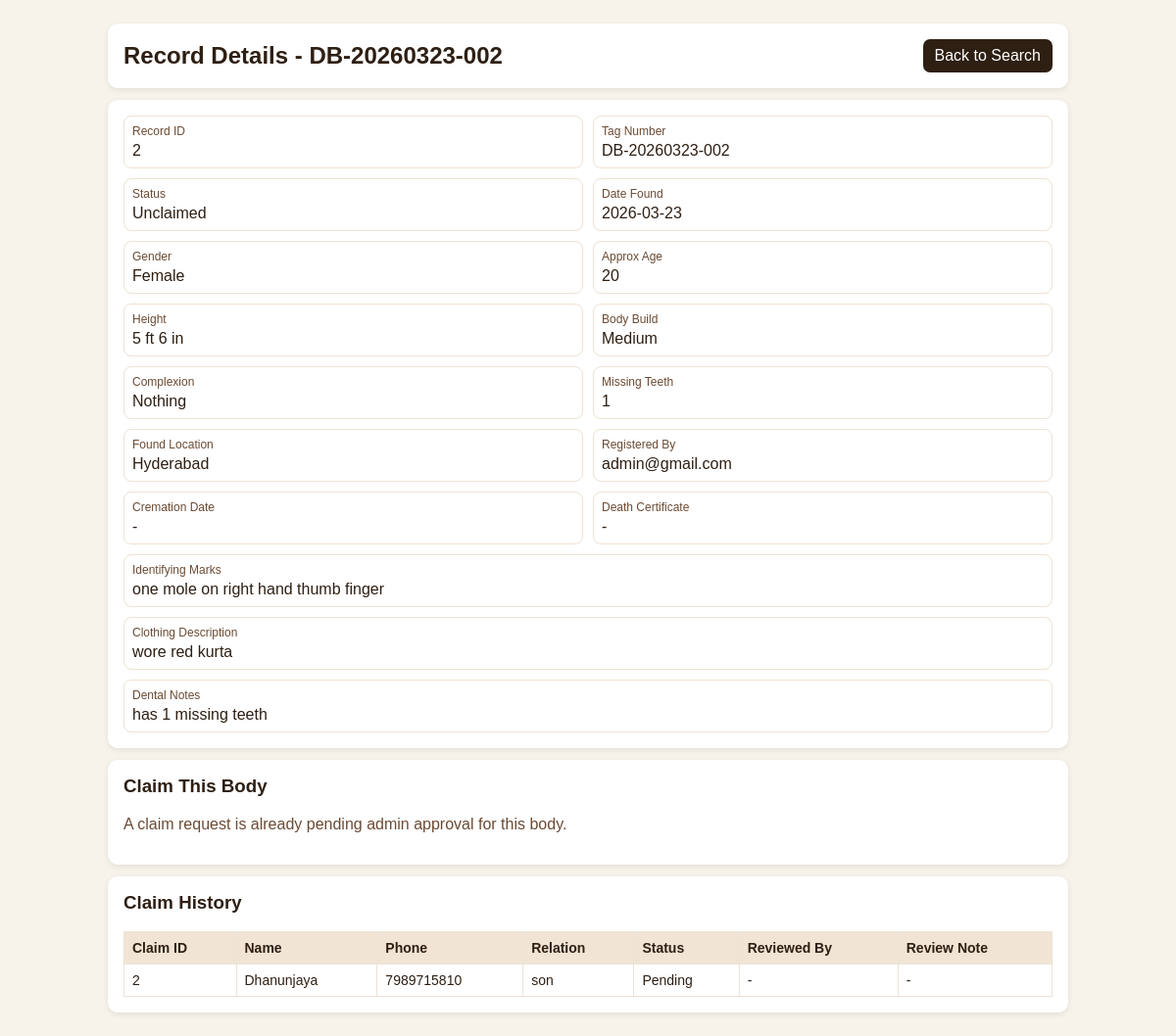
Screenshot of /body/2 with the database file from the repository.
### DeadBody Management and Tracking/app.py (models this page shows)
class DeadBody(db.Model):
    body_id = db.Column(db.Integer, primary_key=True)
    tag_number = db.Column(db.String(40), unique=True, nullable=False)
    gender = db.Column(db.String(20), nullable=False)
    approx_age = db.Column(db.Integer)
    height = db.Column(db.String(20))
    body_build = db.Column(db.String(20))
    complexion = db.Column(db.String(20))
    identifying_marks = db.Column(db.String(250))
    clothing_description = db.Column(db.String(250))
    missing_teeth = db.Column(db.Integer)
    dental_notes = db.Column(db.String(250))
    date_found = db.Column(db.Date, nullable=False, default=date.today)
    found_location = db.Column(db.String(150), nullable=False)
    registered_by = db.Column(db.String(120), nullable=False)
    status = db.Column(db.String(30), nullable=False, default="Unclaimed")
    cremation_date = db.Column(db.Date)
    death_certificate = db.Column(db.String(120))

class ClaimRequest(db.Model):
    claim_id = db.Column(db.Integer, primary_key=True)
    body_id = db.Column(db.Integer, db.ForeignKey(DeadBody.body_id), nullable=False)
    claimant_name = db.Column(db.String(120), nullable=False)
    claimant_email = db.Column(db.String(120), nullable=False)
    claimant_phone = db.Column(db.String(25), nullable=False)
    claimant_relation = db.Column(db.String(80), nullable=False)
    submitted_on = db.Column(db.Date, nullable=False, default=date.today)
    status = db.Column(db.String(20), nullable=False, default="Pending")
    reviewed_by = db.Column(db.String(120))
    review_note = db.Column(db.String(250))
    body = db.relationship(DeadBody, backref="claims", lazy=True)

### DeadBody Management and Tracking/app.py (the view)
@app.route("/body/<int:body_id>")
def body_detail(body_id):
    record = DeadBody.query.get_or_404(body_id)
    claims = ClaimRequest.query.filter_by(body_id=body_id).order_by(ClaimRequest.claim_id.desc()).all()
    role = current_role_name()
    user_has_claimed = False
    pending_claim_exists = any(claim.status == "Pending" for claim in claims)
    if role == "Public" and session.get("u_email"):
        user_has_claimed = any(claim.claimant_email == session.get("u_email") for claim in claims)
    return render_template(
        "body_detail.html",
        record=record,
        claims=claims,
        role=role,
        pending_claim_exists=pending_claim_exists,
        user_has_claimed=user_has_claimed,
    )

### DeadBody Management and Tracking/app.py (called while the page is built)
def get_or_create_csrf_token():
    token = session.get("csrf_token")
    if not token:
        token = secrets.token_urlsafe(32)
        session["csrf_token"] = token
    return token

@app.context_processor
def inject_csrf_token():
    return {"csrf_token": get_or_create_csrf_token()}

@app.before_request
def csrf_protect():
    if request.method != "POST":
        return
    token_in_session = session.get("csrf_token")
    token_from_form = request.form.get("csrf_token")
    if not token_in_session or not token_from_form or token_in_session != token_from_form:
        flash("Invalid CSRF token. Refresh and try again.", "error")
        return redirect(request.referrer or url_for("home_page"))

def current_role_name():
    role_name = session.get("role_name")
    if role_name:
        return role_name
    role_id = session.get("fk_r_id")
    if not role_id:
        return None
    role = Role.query.get(role_id)
    if role:
        session["role_name"] = role.rolename
        return role.rolename
    return None

### DeadBody Management and Tracking/templates/body_detail.html (shortened to what this page needs)
<!DOCTYPE html>
<html lang="en">
<head>
</head>
<body>
    <div class="wrap">
        <div class="panel" style="display: flex; justify-content: space-between; align-items: center; gap: 8px; flex-wrap: wrap;">
            <h2 style="margin: 0;">Record Details - {{ record.tag_number }}</h2>
            <div style="display: flex; gap: 8px;">
                <a class="btn" href="/search_body">Back to Search</a>
            </div>
        </div>
        <div class="panel">
            <div class="grid">
                <div class="item"><span class="label">Record ID</span>{{ record.body_id }}</div>
                <div class="item"><span class="label">Tag Number</span>{{ record.tag_number }}</div>
                <div class="item"><span class="label">Status</span>{{ record.status }}</div>
                <div class="item"><span class="label">Date Found</span>{{ record.date_found }}</div>
                <div class="item"><span class="label">Gender</span>{{ record.gender }}</div>
                <div class="item"><span class="label">Approx Age</span>{{ record.approx_age or "-" }}</div>
                <div class="item"><span class="label">Height</span>{{ record.height or "-" }}</div>
                <div class="item"><span class="label">Body Build</span>{{ record.body_build or "-" }}</div>
                <div class="item"><span class="label">Complexion</span>{{ record.complexion or "-" }}</div>
                <div class="item"><span class="label">Missing Teeth</span>{{ record.missing_teeth if record.missing_teeth is not none else "-" }}</div>
                <div class="item"><span class="label">Found Location</span>{{ record.found_location }}</div>
                <div class="item"><span class="label">Registered By</span>{{ record.registered_by }}</div>
                <div class="item"><span class="label">Cremation Date</span>{{ record.cremation_date or "-" }}</div>
                <div class="item"><span class="label">Death Certificate</span>{{ record.death_certificate or "-" }}</div>
                <div class="item" style="grid-column: 1 / -1;"><span class="label">Identifying Marks</span>{{ record.identifying_marks or "-" }}</div>
                <div class="item" style="grid-column: 1 / -1;"><span class="label">Clothing Description</span>{{ record.clothing_description or "-" }}</div>
                <div class="item" style="grid-column: 1 / -1;"><span class="label">Dental Notes</span>{{ record.dental_notes or "-" }}</div>
            </div>
        </div>
        {% if role not in ["Admin", "Nurse", "Police"] %}
        <div class="panel">
            <h3 style="margin-top: 0;">Claim This Body</h3>
            {% if record.status != "Unclaimed" %}
            <p class="muted">This body is currently marked as {{ record.status }} and cannot receive a new claim.</p>
            {% elif pending_claim_exists %}
            <p class="muted">A claim request is already pending admin approval for this body.</p>
            {% elif user_has_claimed %}
            <p class="muted">You have already submitted a claim request for this body.</p>
            {% else %}
            <a class="btn" href="/claim/{{ record.body_id }}">Go to Claim Page</a>
            <p class="muted" style="margin-bottom: 0;">Your request will stay pending until an admin or police user approves it.</p>
            {% endif %}
        </div>
        {% endif %}
        <div class="panel">
            <h3 style="margin-top: 0;">Claim History</h3>
            {% if claims %}
            <table>
                <tr>
                    <th>Claim ID</th>
                    <th>Name</th>
                    <th>Phone</th>
                    <th>Relation</th>
                    <th>Status</th>
                    <th>Reviewed By</th>
                    <th>Review Note</th>
                </tr>
                {% for claim in claims %}
                <tr>
                    <td>{{ claim.claim_id }}</td>
                    <td>{{ claim.claimant_name }}</td>
                    <td>{{ claim.claimant_phone }}</td>
                    <td>{{ claim.claimant_relation }}</td>
                    <td>{{ claim.status }}</td>
                    <td>{{ claim.reviewed_by or "-" }}</td>
                    <td>{{ claim.review_note or "-" }}</td>
                </tr>
                {% endfor %}
            </table>
            {% else %}
            <p>No claims submitted for this record.</p>
            {% endif %}
        </div>
    </div>
</body>
</html>

### DeadBody Management and Tracking/templates/body_detail.html (style rules this page uses)
body { font-family: Arial, sans-serif; background: #f7f2ea; margin: 0; color: #2e1f13; }
.wrap { max-width: 980px; margin: 24px auto; padding: 0 16px; }
.panel { background: #fff; border-radius: 10px; padding: 16px; margin-bottom: 12px; box-shadow: 0 2px 6px rgba(0, 0, 0, 0.08); }
.grid { display: grid; grid-template-columns: 1fr 1fr; gap: 10px; }
.item { border: 1px solid #eee2d3; border-radius: 8px; padding: 8px; }
.label { font-size: 12px; color: #6b4b34; display: block; margin-bottom: 4px; }
.btn { background: #2e1f13; color: #fff; border: 0; border-radius: 7px; padding: 8px 12px; text-decoration: none; cursor: pointer; }
table { width: 100%; border-collapse: collapse; background: #fff; }
th, td { border: 1px solid #ece3d8; padding: 8px; text-align: left; font-size: 14px; }
th { background: #f1e4d4; }
.muted { color: #6b4b34; }

### rows the page displays
DeadBody: tag_number "DB-20260323-002", body_id "2", status "Unclaimed", date_found "2026-03-23", gender "Female", approx_age "20", height "5 ft 6 in", body_build "Medium", complexion "Nothing", missing_teeth "1", found_location "Hyderabad", registered_by "admin@gmail.com", cremation_date "-", death_certificate "-", identifying_marks "one mole on right hand thumb finger", clothing_description "wore red kurta", dental_notes "has 1 missing teeth"
ClaimRequest: claim_id "2", claimant_name "Dhanunjaya", claimant_phone "7989715810", claimant_relation "son", status "Pending", reviewed_by "-", review_note "-"
